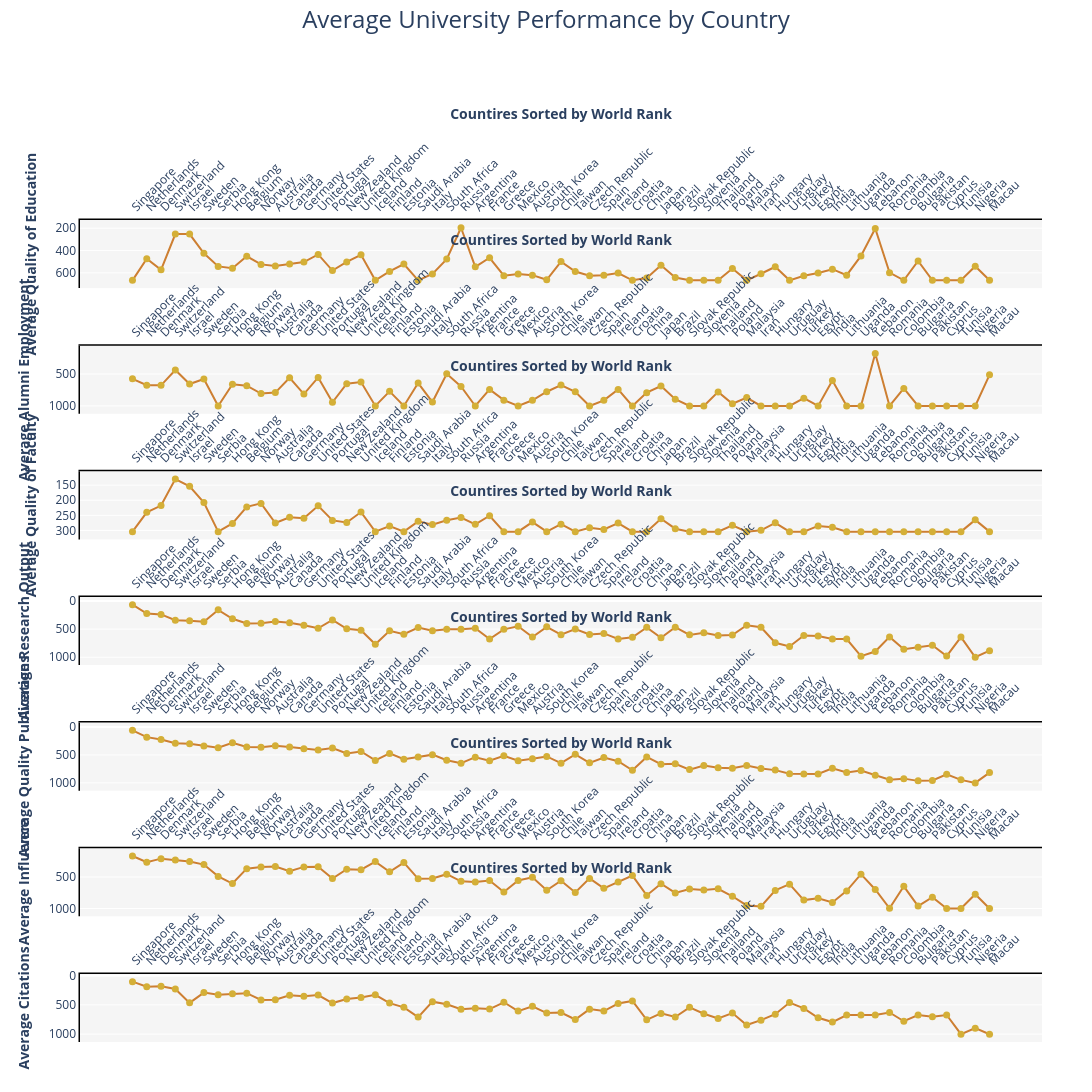

Write notebook code for a chart like this one.
### Markdown cell above
## Investigation of numeric features (the ones that have a positive correlation with Worl Rank)

### Code cell
colors = {
    "gold": "#D4AF37",   
    "silver": "#C0C0C0", 
    "bornze": "#CD7F32", 
    "bg": "#F5F5F5",
    "grid1": "#D9D9D9",
    "grid-better": "white",
}

ranking_features = [
    "Quality\xa0of Education",
    "Alumni Employment",
    "Quality\xa0of Faculty",
    "Research Output",
    "Quality Publications",
    "Influence",
    "Citations"
]

# calculation of country level statistics
country_summary = (
    df1
    .groupby("Location")
    .agg(
        Institution_Count=("Institution", "count"),
        Average_Score=("Score", "mean"),
        Average_World_Rank=("World Rank", "mean"),
        **{
            feature: (feature, "mean")
            for feature in ranking_features
        }
    )
    .reset_index()
)

# sort countries from better to worse based on average world rank
country_summary = country_summary.sort_values("Average_World_Rank").reset_index(drop=True)


# subplot
fig = make_subplots(
    rows=len(ranking_features),
    cols=1,
    shared_xaxes=False,
    vertical_spacing=0.07,
    # subplot_titles=ranking_features
)


# onw line plot for each feature
for i, feature in enumerate(ranking_features, start=1):

    fig.add_trace(
        go.Scatter(
            x=country_summary["Location"],
            y=country_summary[feature],

            mode="lines+markers",

            customdata=country_summary[
                [
                    "Institution_Count",
                    "Average_Score",
                    "Average_World_Rank"
                ]
            ],

            hovertemplate=(
                "<b>%{x}</b><br><br>"
                "Number of Universities: %{customdata[0]}<br>"
                 "Average World Rank: %{customdata[2]:.2f}<br>"
                "Average Score: %{customdata[1]:.2f}<br>"
                f"Average {feature}: %{{y:.2f}}"
                "<extra></extra>"
            ),

            marker=dict(
                color = colors["gold"],
                size=7
            ),

            line=dict(
                color = colors["bornze"],
                width=2
            ),

            showlegend=False
        ),

        row=i,
        col=1
    )

   

# x axis on top, y inverted
for i, feature in enumerate(ranking_features, start=1):

    fig.update_xaxes(
        side="top",
        showticklabels=True,
        tickangle=-45,
        showgrid=False,
        row=i,
        col=1,
        title_text = "Countires Sorted by World Rank",
       
        showline=True,
        linewidth=1.5,
        linecolor="black",
        title_font=dict(
        size=14,
        # family="Arial Black",
        weight = "bold")
    )

    fig.update_yaxes(
        autorange="reversed",
        title_text=f"Average {feature}",
        gridcolor=colors["grid-better"],
        row=i,
        col=1,
      
        showline=True,
        linewidth=1.5,
        linecolor="black",
        
        title_font=dict(
        size=14,
        # family="Arial Black",
        weight = "bold")
    )
    
# improve layout
fig.update_layout(
    title=dict(
        text="Average University Performance by Country",
        x=0.5,
        y= 0.99,
        xanchor="center",
        font=dict(size=24)
    ),

    height=2500,
    width=1400,
    
    paper_bgcolor="white",
    plot_bgcolor=colors["bg"],


    hovermode="closest",

    margin=dict(
        t=220,
        b=50,
        l=80,
        r=50
    )
)

fig.show()

### Figure 1 — Plotly figure (JSON) as saved in the notebook; plotly's stock layout.template omitted (floating-point values rounded to 4 significant figures; data arrays with more than 128 entries replaced by an {"elided": "..."} marker saying what was removed)
{"data": [{"customdata": {"elided": "61x3 float values"}, "hovertemplate": "<b>%{x}</b><br><br>Number of Universities: %{customdata[0]}<br>Average World Rank: %{customdata[2]:.2f}<br>Average Score: %{customdata[1]:.2f}<br>Average Quality of Education: %{y:.2f}<extra></extra>", "line": {"color": "#CD7F32", "width": 2}, "marker": {"color": "#D4AF37", "size": 7}, "mode": "lines+markers", "showlegend": false, "type": "scatter", "x": ["Singapore", "Netherlands", "Denmark", "Switzerland", "Israel", "Sweden", "Serbia", "Hong Kong", "Belgium", "Norway", "Australia", "Canada", "Germany", "United States", "Portugal", "New Zealand", "United Kingdom", "Iceland", "Finland", "Estonia", "Saudi Arabia", "Italy", "South Africa", "Russia", "Argentina", "France", "Greece", "Mexico", "Austria", "South Korea", "Chile", "Taiwan", "Czech Republic", "Spain", "Ireland", "Croatia", "China", "Japan", "Brazil", "Slovak Republic", "Slovenia", "Thailand", "Poland", "Malaysia", "Iran", "Hungary", "Uruguay", "Turkey", "Egypt", "India", "Lithuania", "Uganda", "Lebanon", "Romania", "Colombia", "Bulgaria", "Pakistan", "Cyprus", "Tunisia", "Nigeria", "Macau"], "xaxis": "x", "y": [667.0, 474.0, 573.0, 252.4, 252.1, 424.1, 542.0, 557.8, 451.6, 524.2, 538.3, 519.5, 503.7, 434.9, 579.5, 502.2, 437.8, 667.0, 586.8, 521.0, 667.0, 609.7, 476.9, 195.8, 546.3, 464.8, 625.5, 609.8, 620.6, 661.9, 499.2, 587.9, 625.2, 622.1, 601.4, 667.0, 646.3, 531.7, 642.0, 667.0, 667.0, 667.0, 560.4, 667.0, 608.0, 545.2, 667.0, 625.8, 600.8, 567.1, 621.0, 448.0, 202.0, 598.3, 667.0, 493.0, 667.0, 667.0, 667.0, 540.0, 667.0], "yaxis": "y"}, {"customdata": {"elided": "61x3 float values"}, "hovertemplate": "<b>%{x}</b><br><br>Number of Universities: %{customdata[0]}<br>Average World Rank: %{customdata[2]:.2f}<br>Average Score: %{customdata[1]:.2f}<br>Average Alumni Employment: %{y:.2f}<extra></extra>", "line": {"color": "#CD7F32", "width": 2}, "marker": {"color": "#D4AF37", "size": 7}, "mode": "lines+markers", "showlegend": false, "type": "scatter", "x": ["Singapore", "Netherlands", "Denmark", "Switzerland", "Israel", "Sweden", "Serbia", "Hong Kong", "Belgium", "Norway", "Australia", "Canada", "Germany", "United States", "Portugal", "New Zealand", "United Kingdom", "Iceland", "Finland", "Estonia", "Saudi Arabia", "Italy", "South Africa", "Russia", "Argentina", "France", "Greece", "Mexico", "Austria", "South Korea", "Chile", "Taiwan", "Czech Republic", "Spain", "Ireland", "Croatia", "China", "Japan", "Brazil", "Slovak Republic", "Slovenia", "Thailand", "Poland", "Malaysia", "Iran", "Hungary", "Uruguay", "Turkey", "Egypt", "India", "Lithuania", "Uganda", "Lebanon", "Romania", "Colombia", "Bulgaria", "Pakistan", "Cyprus", "Tunisia", "Nigeria", "Macau"], "xaxis": "x2", "y": [574.5, 674.2, 677.4, 437.0, 655.9, 576.9, 1001.0, 660.8, 683.0, 806.6, 791.1, 557.8, 814.3, 552.8, 943.3, 650.8, 626.2, 1001.0, 771.2, 1001.0, 641.5, 939.5, 496.9, 694.8, 1001.0, 740.7, 909.2, 1001.0, 911.0, 777.7, 672.2, 778.9, 1001.0, 912.4, 740.9, 1001.0, 791.4, 688.2, 894.5, 1001.0, 1001.0, 780.0, 966.1, 869.2, 1001.0, 1001.0, 1001.0, 879.5, 1001.0, 601.4, 1001.0, 1001.0, 176.0, 1001.0, 725.7, 1001.0, 1001.0, 1001.0, 1001.0, 1001.0, 512.0], "yaxis": "y2"}, {"customdata": {"elided": "61x3 float values"}, "hovertemplate": "<b>%{x}</b><br><br>Number of Universities: %{customdata[0]}<br>Average World Rank: %{customdata[2]:.2f}<br>Average Score: %{customdata[1]:.2f}<br>Average Quality of Faculty: %{y:.2f}<extra></extra>", "line": {"color": "#CD7F32", "width": 2}, "marker": {"color": "#D4AF37", "size": 7}, "mode": "lines+markers", "showlegend": false, "type": "scatter", "x": ["Singapore", "Netherlands", "Denmark", "Switzerland", "Israel", "Sweden", "Serbia", "Hong Kong", "Belgium", "Norway", "Australia", "Canada", "Germany", "United States", "Portugal", "New Zealand", "United Kingdom", "Iceland", "Finland", "Estonia", "Saudi Arabia", "Italy", "South Africa", "Russia", "Argentina", "France", "Greece", "Mexico", "Austria", "South Korea", "Chile", "Taiwan", "Czech Republic", "Spain", "Ireland", "Croatia", "China", "Japan", "Brazil", "Slovak Republic", "Slovenia", "Thailand", "Poland", "Malaysia", "Iran", "Hungary", "Uruguay", "Turkey", "Egypt", "India", "Lithuania", "Uganda", "Lebanon", "Romania", "Colombia", "Bulgaria", "Pakistan", "Cyprus", "Tunisia", "Nigeria", "Macau"], "xaxis": "x3", "y": [304.0, 240.2, 217.6, 129.8, 153.9, 207.3, 304.0, 276.8, 222.0, 210.4, 275.4, 256.4, 259.8, 218.4, 266.8, 273.8, 239.1, 304.0, 285.2, 304.0, 270.0, 280.8, 266.4, 257.4, 279.7, 251.3, 304.0, 304.0, 272.3, 304.0, 279.2, 304.0, 291.4, 296.7, 275.7, 304.0, 304.0, 261.4, 294.2, 304.0, 304.0, 304.0, 283.2, 304.0, 299.8, 274.8, 304.0, 304.0, 285.0, 289.3, 304.0, 304.0, 304.0, 304.0, 304.0, 304.0, 304.0, 304.0, 304.0, 265.0, 304.0], "yaxis": "y3"}, {"customdata": {"elided": "61x3 float values"}, "hovertemplate": "<b>%{x}</b><br><br>Number of Universities: %{customdata[0]}<br>Average World Rank: %{customdata[2]:.2f}<br>Average Score: %{customdata[1]:.2f}<br>Average Research Output: %{y:.2f}<extra></extra>", "line": {"color": "#CD7F32", "width": 2}, "marker": {"color": "#D4AF37", "size": 7}, "mode": "lines+markers", "showlegend": false, "type": "scatter", "x": ["Singapore", "Netherlands", "Denmark", "Switzerland", "Israel", "Sweden", "Serbia", "Hong Kong", "Belgium", "Norway", "Australia", "Canada", "Germany", "United States", "Portugal", "New Zealand", "United Kingdom", "Iceland", "Finland", "Estonia", "Saudi Arabia", "Italy", "South Africa", "Russia", "Argentina", "France", "Greece", "Mexico", "Austria", "South Korea", "Chile", "Taiwan", "Czech Republic", "Spain", "Ireland", "Croatia", "China", "Japan", "Brazil", "Slovak Republic", "Slovenia", "Thailand", "Poland", "Malaysia", "Iran", "Hungary", "Uruguay", "Turkey", "Egypt", "India", "Lithuania", "Uganda", "Lebanon", "Romania", "Colombia", "Bulgaria", "Pakistan", "Cyprus", "Tunisia", "Nigeria", "Macau"], "xaxis": "x4", "y": [65.5, 222.3, 237.4, 342.0, 349.3, 370.0, 157.0, 315.7, 399.4, 396.0, 364.3, 385.3, 431.1, 484.5, 336.8, 494.8, 519.0, 770.0, 529.9, 590.0, 470.5, 530.2, 501.7, 502.8, 483.7, 676.0, 503.5, 448.0, 640.3, 458.8, 598.0, 497.9, 593.8, 576.2, 673.6, 646.5, 468.5, 654.0, 464.3, 602.0, 565.5, 614.0, 605.5, 431.4, 465.8, 743.0, 808.0, 612.6, 620.8, 674.2, 676.0, 981.0, 899.0, 638.3, 856.7, 824.0, 786.0, 979.0, 641.0, 1001.0, 883.0], "yaxis": "y4"}, {"customdata": {"elided": "61x3 float values"}, "hovertemplate": "<b>%{x}</b><br><br>Number of Universities: %{customdata[0]}<br>Average World Rank: %{customdata[2]:.2f}<br>Average Score: %{customdata[1]:.2f}<br>Average Quality Publications: %{y:.2f}<extra></extra>", "line": {"color": "#CD7F32", "width": 2}, "marker": {"color": "#D4AF37", "size": 7}, "mode": "lines+markers", "showlegend": false, "type": "scatter", "x": ["Singapore", "Netherlands", "Denmark", "Switzerland", "Israel", "Sweden", "Serbia", "Hong Kong", "Belgium", "Norway", "Australia", "Canada", "Germany", "United States", "Portugal", "New Zealand", "United Kingdom", "Iceland", "Finland", "Estonia", "Saudi Arabia", "Italy", "South Africa", "Russia", "Argentina", "France", "Greece", "Mexico", "Austria", "South Korea", "Chile", "Taiwan", "Czech Republic", "Spain", "Ireland", "Croatia", "China", "Japan", "Brazil", "Slovak Republic", "Slovenia", "Thailand", "Poland", "Malaysia", "Iran", "Hungary", "Uruguay", "Turkey", "Egypt", "India", "Lithuania", "Uganda", "Lebanon", "Romania", "Colombia", "Bulgaria", "Pakistan", "Cyprus", "Tunisia", "Nigeria", "Macau"], "xaxis": "x5", "y": [58.5, 179.7, 220.6, 289.2, 296.7, 339.1, 370.0, 279.8, 354.9, 359.4, 336.5, 355.1, 386.8, 410.0, 375.2, 471.6, 436.5, 597.0, 471.6, 577.0, 535.5, 493.7, 593.4, 648.6, 539.3, 604.4, 513.3, 603.0, 567.9, 526.4, 646.2, 488.8, 641.4, 544.0, 610.7, 775.0, 535.7, 664.1, 656.8, 762.0, 687.5, 730.0, 738.5, 690.4, 741.0, 771.5, 836.0, 843.1, 841.0, 738.8, 815.0, 779.0, 862.0, 942.3, 924.0, 964.0, 956.7, 845.0, 946.0, 1001.0, 816.0], "yaxis": "y5"}, {"customdata": {"elided": "61x3 float values"}, "hovertemplate": "<b>%{x}</b><br><br>Number of Universities: %{customdata[0]}<br>Average World Rank: %{customdata[2]:.2f}<br>Average Score: %{customdata[1]:.2f}<br>Average Influence: %{y:.2f}<extra></extra>", "line": {"color": "#CD7F32", "width": 2}, "marker": {"color": "#D4AF37", "size": 7}, "mode": "lines+markers", "showlegend": false, "type": "scatter", "x": ["Singapore", "Netherlands", "Denmark", "Switzerland", "Israel", "Sweden", "Serbia", "Hong Kong", "Belgium", "Norway", "Australia", "Canada", "Germany", "United States", "Portugal", "New Zealand", "United Kingdom", "Iceland", "Finland", "Estonia", "Saudi Arabia", "Italy", "South Africa", "Russia", "Argentina", "France", "Greece", "Mexico", "Austria", "South Korea", "Chile", "Taiwan", "Czech Republic", "Spain", "Ireland", "Croatia", "China", "Japan", "Brazil", "Slovak Republic", "Slovenia", "Thailand", "Poland", "Malaysia", "Iran", "Hungary", "Uruguay", "Turkey", "Egypt", "India", "Lithuania", "Uganda", "Lebanon", "Romania", "Colombia", "Bulgaria", "Pakistan", "Cyprus", "Tunisia", "Nigeria", "Macau"], "xaxis": "x6", "y": [168.5, 265.5, 210.0, 232.8, 255.3, 304.3, 491.0, 604.7, 368.7, 341.4, 335.6, 408.6, 340.9, 338.4, 526.0, 376.8, 384.5, 257.0, 418.0, 272.0, 530.2, 525.4, 456.4, 568.6, 581.0, 555.2, 737.7, 556.8, 504.5, 712.4, 560.2, 745.9, 522.8, 679.7, 579.4, 478.5, 792.5, 608.0, 753.7, 691.0, 708.0, 687.8, 805.7, 951.4, 966.2, 713.3, 615.0, 866.8, 838.2, 904.2, 721.0, 456.0, 698.0, 997.0, 648.0, 962.0, 822.0, 1001.0, 1001.0, 774.0, 1001.0], "yaxis": "y6"}, {"customdata": {"elided": "61x3 float values"}, "hovertemplate": "<b>%{x}</b><br><br>Number of Universities: %{customdata[0]}<br>Average World Rank: %{customdata[2]:.2f}<br>Average Score: %{customdata[1]:.2f}<br>Average Citations: %{y:.2f}<extra></extra>", "line": {"color": "#CD7F32", "width": 2}, "marker": {"color": "#D4AF37", "size": 7}, "mode": "lines+markers", "showlegend": false, "type": "scatter", "x": ["Singapore", "Netherlands", "Denmark", "Switzerland", "Israel", "Sweden", "Serbia", "Hong Kong", "Belgium", "Norway", "Australia", "Canada", "Germany", "United States", "Portugal", "New Zealand", "United Kingdom", "Iceland", "Finland", "Estonia", "Saudi Arabia", "Italy", "South Africa", "Russia", "Argentina", "France", "Greece", "Mexico", "Austria", "South Korea", "Chile", "Taiwan", "Czech Republic", "Spain", "Ireland", "Croatia", "China", "Japan", "Brazil", "Slovak Republic", "Slovenia", "Thailand", "Poland", "Malaysia", "Iran", "Hungary", "Uruguay", "Turkey", "Egypt", "India", "Lithuania", "Uganda", "Lebanon", "Romania", "Colombia", "Bulgaria", "Pakistan", "Cyprus", "Tunisia", "Nigeria", "Macau"], "xaxis": "x7", "y": [103.0, 188.8, 181.2, 227.7, 464.9, 289.5, 327.0, 307.7, 300.1, 416.2, 410.3, 334.3, 352.6, 331.6, 468.3, 398.8, 372.0, 327.0, 469.1, 541.0, 708.0, 444.8, 489.7, 575.2, 558.0, 571.1, 455.0, 606.0, 524.9, 639.6, 631.5, 749.8, 572.2, 605.4, 477.3, 432.5, 755.2, 645.2, 706.8, 541.0, 651.5, 732.2, 639.6, 843.4, 760.2, 659.3, 460.0, 559.7, 719.5, 793.5, 673.0, 673.0, 673.0, 629.0, 779.0, 673.0, 704.0, 673.0, 1001.0, 898.0, 1001.0], "yaxis": "y7"}], "layout": {"height": 2500, "hovermode": "closest", "margin": {"b": 50, "l": 80, "r": 50, "t": 220}, "paper_bgcolor": "white", "plot_bgcolor": "#F5F5F5", "title": {"font": {"size": 24}, "text": "Average University Performance by Country", "x": 0.5, "xanchor": "center", "y": 0.99}, "width": 1400, "xaxis": {"anchor": "y", "domain": [0, 1], "linecolor": "black", "linewidth": 1.5, "showgrid": false, "showline": true, "showticklabels": true, "side": "top", "tickangle": -45, "title": {"font": {"size": 14, "weight": "bold"}, "text": "Countires Sorted by World Rank"}}, "xaxis2": {"anchor": "y2", "domain": [0, 1], "linecolor": "black", "linewidth": 1.5, "showgrid": false, "showline": true, "showticklabels": true, "side": "top", "tickangle": -45, "title": {"font": {"size": 14, "weight": "bold"}, "text": "Countires Sorted by World Rank"}}, "xaxis3": {"anchor": "y3", "domain": [0, 1], "linecolor": "black", "linewidth": 1.5, "showgrid": false, "showline": true, "showticklabels": true, "side": "top", "tickangle": -45, "title": {"font": {"size": 14, "weight": "bold"}, "text": "Countires Sorted by World Rank"}}, "xaxis4": {"anchor": "y4", "domain": [0, 1], "linecolor": "black", "linewidth": 1.5, "showgrid": false, "showline": true, "showticklabels": true, "side": "top", "tickangle": -45, "title": {"font": {"size": 14, "weight": "bold"}, "text": "Countires Sorted by World Rank"}}, "xaxis5": {"anchor": "y5", "domain": [0, 1], "linecolor": "black", "linewidth": 1.5, "showgrid": false, "showline": true, "showticklabels": true, "side": "top", "tickangle": -45, "title": {"font": {"size": 14, "weight": "bold"}, "text": "Countires Sorted by World Rank"}}, "xaxis6": {"anchor": "y6", "domain": [0, 1], "linecolor": "black", "linewidth": 1.5, "showgrid": false, "showline": true, "showticklabels": true, "side": "top", "tickangle": -45, "title": {"font": {"size": 14, "weight": "bold"}, "text": "Countires Sorted by World Rank"}}, "xaxis7": {"anchor": "y7", "domain": [0, 1], "linecolor": "black", "linewidth": 1.5, "showgrid": false, "showline": true, "showticklabels": true, "side": "top", "tickangle": -45, "title": {"font": {"size": 14, "weight": "bold"}, "text": "Countires Sorted by World Rank"}}, "yaxis": {"anchor": "x", "autorange": "reversed", "domain": [0.9171, 1], "gridcolor": "white", "linecolor": "black", "linewidth": 1.5, "showline": true, "title": {"font": {"size": 14, "weight": "bold"}, "text": "Average Quality of Education"}}, "yaxis2": {"anchor": "x2", "autorange": "reversed", "domain": [0.7643, 0.8471], "gridcolor": "white", "linecolor": "black", "linewidth": 1.5, "showline": true, "title": {"font": {"size": 14, "weight": "bold"}, "text": "Average Alumni Employment"}}, "yaxis3": {"anchor": "x3", "autorange": "reversed", "domain": [0.6114, 0.6943], "gridcolor": "white", "linecolor": "black", "linewidth": 1.5, "showline": true, "title": {"font": {"size": 14, "weight": "bold"}, "text": "Average Quality of Faculty"}}, "yaxis4": {"anchor": "x4", "autorange": "reversed", "domain": [0.4586, 0.5414], "gridcolor": "white", "linecolor": "black", "linewidth": 1.5, "showline": true, "title": {"font": {"size": 14, "weight": "bold"}, "text": "Average Research Output"}}, "yaxis5": {"anchor": "x5", "autorange": "reversed", "domain": [0.3057, 0.3886], "gridcolor": "white", "linecolor": "black", "linewidth": 1.5, "showline": true, "title": {"font": {"size": 14, "weight": "bold"}, "text": "Average Quality Publications"}}, "yaxis6": {"anchor": "x6", "autorange": "reversed", "domain": [0.1529, 0.2357], "gridcolor": "white", "linecolor": "black", "linewidth": 1.5, "showline": true, "title": {"font": {"size": 14, "weight": "bold"}, "text": "Average Influence"}}, "yaxis7": {"anchor": "x7", "autorange": "reversed", "domain": [0, 0.08286], "gridcolor": "white", "linecolor": "black", "linewidth": 1.5, "showline": true, "title": {"font": {"size": 14, "weight": "bold"}, "text": "Average Citations"}}}}
